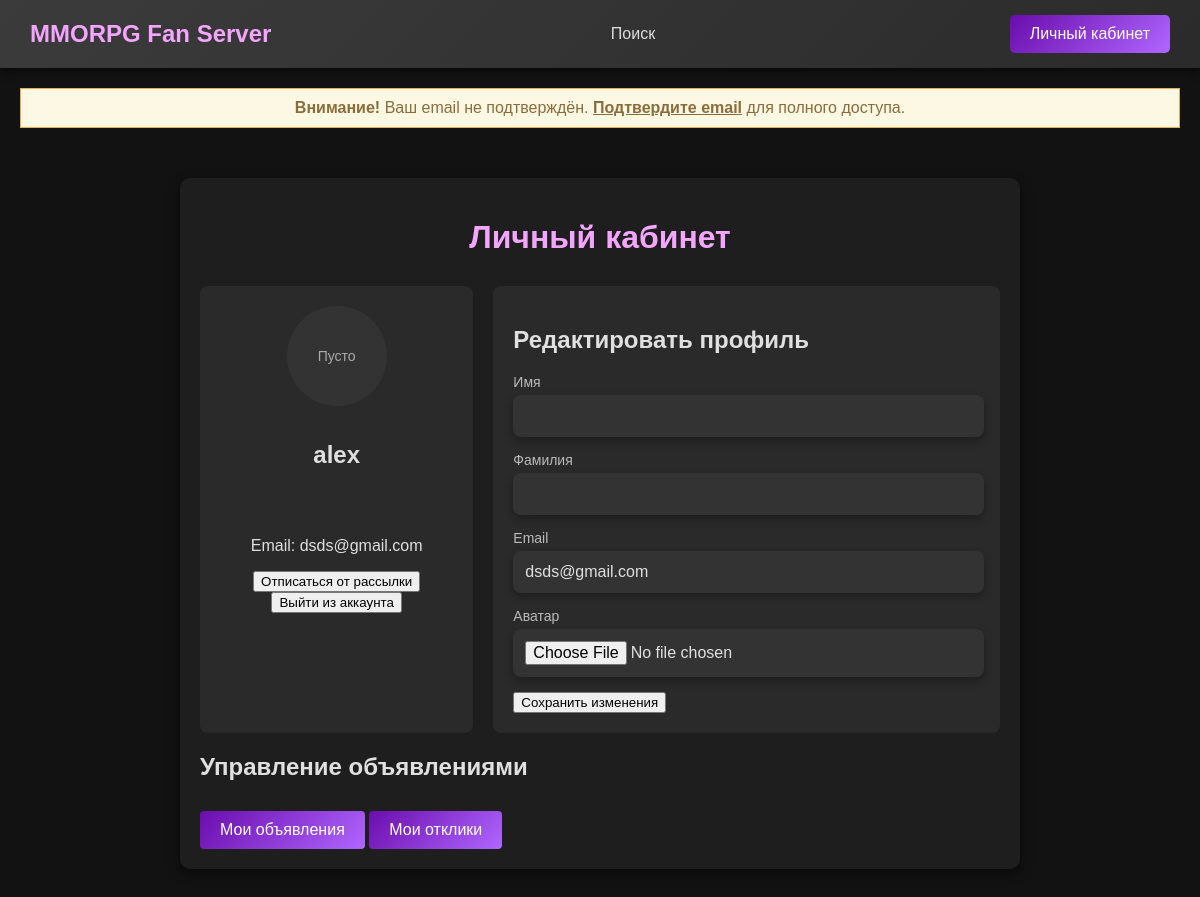
The page /profile/ (signed in) on the database its author committed.
### ads/models.py (models this page shows, shortened)
class CustomUser(AbstractUser):
    info = models.TextField(max_length=255, blank=True, null=True)
    is_email_verified = models.BooleanField(default=False)
    avatar = models.ImageField(upload_to='avatars/', blank=True, null=True)
    is_subscribed = models.BooleanField(default=True)
    class Meta:
        verbose_name = 'Пользователь'
        verbose_name_plural = 'Пользователи'

### ads/views.py (the view, shortened to what this page needs)
# urls.py: path('profile/', views.profile, name='profile'),
def profile(request):
    if not request.user.is_authenticated:
        return redirect('register')
    user = request.user
    return render(request, 'ads/profile.html')

### ads/templates/ads/profile.html (shortened to what this page needs)
{% extends 'base.html' %}
{% block content %}
<div class="profile-container">
    <h1>Личный кабинет</h1>
    <div class="profile-wrapper">
        <div class="profile-preview">
            {% if request.user.avatar %}
                <img src="{{ MEDIA_URL }}{{ request.user.avatar.url }}" alt="Аватар" class="profile-avatar">
            {% else %}
                <div class="avatar-placeholder">Пусто</div>
            {% endif %}
            <h2>{{ request.user.username }}</h2>
            <p>Email: {{ request.user.email }}</p>
            <form method="post" action="{% url 'toggle_subscription' %}">
                <button type="submit" class="btn-subscription">
                    {% if request.user.is_subscribed %}
                        Отписаться от рассылки
                    {% else %}
                        Подписаться на рассылку
                    {% endif %}
                </button>
            </form>
            <form method="post" action="{% url 'logout' %}">
                <button type="submit" class="btn-logout">Выйти из аккаунта</button>
            </form>
        </div>
        <div class="profile-edit">
            <h2>Редактировать профиль</h2>
            <form method="post" enctype="multipart/form-data" action="{% url 'profile' %}">
                <div class="form-group">
                    <label for="first_name">Имя</label>
                    <input type="text" id="first_name" name="first_name" value="{{ request.user.first_name }}">
                </div>
                <div class="form-group">
                    <label for="last_name">Фамилия</label>
                    <input type="text" id="last_name" name="last_name" value="{{ request.user.last_name }}">
                </div>
                <div class="form-group">
                    <label for="email">Email</label>
                    <input type="email" id="email" name="email" value="{{ request.user.email }}">
                </div>
                <div class="form-group">
                    <label for="avatar">Аватар</label>
                    <input type="file" id="avatar" name="avatar">
                </div>
                <button type="submit" class="btn-save">Сохранить изменения</button>
            </form>
        </div>
    </div>
    <div class="action-container">
        <h2>Управление объявлениями</h2>
        <div class="action-buttons">
            <a href="{% url 'create' %}" class="btn btn-secondary">Мои объявления</a>
            <a href="#" class="btn btn-secondary">Мои отклики</a>
        </div>
    </div>
</div>
{% endblock %}

### static/css/styles.css (style rules this page uses)
body { background-color: #121212; color: #e0e0e0; font-family: Arial, sans-serif; margin: 0; padding: 0; }
.btn { display: inline-block; padding: 10px 20px; background: linear-gradient(135deg, #6a0dad, #b066ff); color: white; border: none; border-radius: 5px; cursor: pointer; text-decoration: none; transition: background 0.3s, transform 0.2s; }
.btn-secondary { margin-top: 10px; }
.form-group { margin-bottom: 20px; text-align: left; }
.form-group label { display: block; font-size: 14px; color: #bbb; margin-bottom: 5px; }
.form-group input[type='text'], .form-group input[type='email'], .form-group input[type='file'], .form-group textarea, .form-group select { width: 100%; padding: 12px; border: none; border-radius: 8px; background-color: #333; color: #e0e0e0; font-size: 16px; box-shadow: 0 4px 8px rgba(0, 0, 0, 0.3); transition: background-color 0.3s, transform 0.2s; }
.profile-container { max-width: 800px; margin: 50px auto; padding: 20px; background-color: #1e1e1e; border-radius: 10px; box-shadow: 0 4px 12px rgba(0, 0, 0, 0.5); color: #e0e0e0; }
.profile-container h1 { color: #f3a5ff; text-align: center; margin-bottom: 30px; }
.profile-wrapper { display: flex; gap: 20px; }
.profile-preview { flex: 1; text-align: center; background-color: #2a2a2a; padding: 20px; border-radius: 8px; display: flex; flex-direction: column; align-items: center; }
.avatar-placeholder { width: 100px; height: 100px; border-radius: 50%; background-color: #333; display: flex; align-items: center; justify-content: center; color: #aaa; font-size: 14px; margin-bottom: 15px; }
.profile-edit { flex: 2; background-color: #2a2a2a; padding: 20px; border-radius: 8px; }
.form-group { margin-bottom: 15px; text-align: left; }
.form-group label { display: block; color: #bbb; margin-bottom: 5px; }
.form-group input, .form-group textarea, .form-group select { width: 100%; padding: 10px; border-radius: 5px; background-color: #333; color: #e0e0e0; border: none; }
.btn-secondary { display: inline-block; padding: 8px 16px; background: linear-gradient(135deg, #6a0dad, #b066ff); color: white; border-radius: 5px; cursor: pointer; transition: background 0.3s; text-align: center; }
.form-group { margin-bottom: 15px; margin-right: 20px; }
.btn-secondary { background-color: #4b0082; color: white; border: none; padding: 10px 20px; cursor: pointer; border-radius: 4px; transition: background 0.3s; }

### rows shown on the page
CustomUser: user.username "alex", user.email "dsds@gmail.com", email "dsds@gmail.com"
